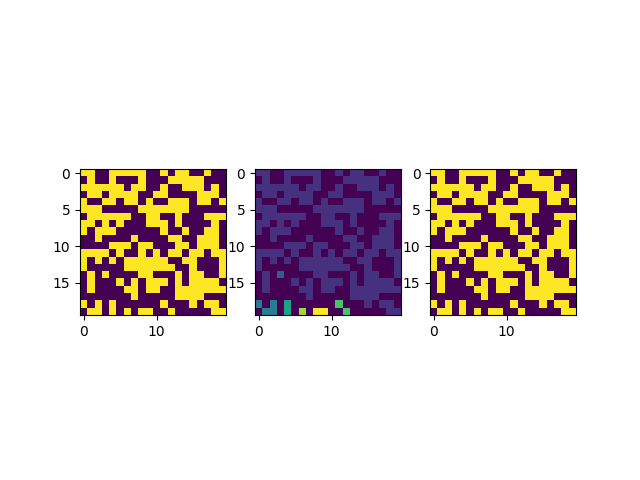

The Python source for this figure:
# two_pass.py
# 参考https://blog.csdn.net/baidu_37157624/article/details/119793111
# two_pass.py

import numpy as np
import matplotlib.pyplot as plt
from copy import deepcopy


def first_pass(g) -> list:
    graph = deepcopy(g)  # deepcopy它用于创建一个新的对象，同时将原始对象的所有内容复制到新对象中
    height = len(graph)
    width = len(graph[0])
    label = 1
    index_dict = {}
    for h in range(height):
        for w in range(width):
            if graph[h][w] == 0:
                continue
            if h == 0 and w == 0:
                graph[h][w] = label
                label += 1
                continue
            if h == 0 and graph[h][w - 1] > 0:
                graph[h][w] = graph[h][w - 1]
                continue
            if w == 0 and graph[h - 1][w] > 0:
                if graph[h - 1][w] <= graph[h - 1][min(w + 1, width - 1)]:
                    graph[h][w] = graph[h - 1][w]
                    index_dict[graph[h - 1][min(w + 1, width - 1)]] = graph[h - 1][w]
                elif graph[h - 1][min(w + 1, width - 1)] > 0:
                    graph[h][w] = graph[h - 1][min(w + 1, width - 1)]
                    index_dict[graph[h - 1][w]] = graph[h - 1][min(w + 1, width - 1)]
                continue
            if h == 0 or w == 0:
                graph[h][w] = label
                label += 1
                continue
            neighbors = [graph[h - 1][w], graph[h][w - 1], graph[h - 1][w - 1], graph[h - 1][min(w + 1, width - 1)]]
            neighbors = list(filter(lambda x: x > 0, neighbors))
            if len(neighbors) > 0:
                graph[h][w] = min(neighbors)
                for n in neighbors:
                    if n in index_dict:
                        index_dict[n] = min(index_dict[n], min(neighbors))
                    else:
                        index_dict[n] = min(neighbors)
                continue
            graph[h][w] = label
            label += 1
    return graph, index_dict


def remap(idx_dict) -> dict:
    index_dict = deepcopy(idx_dict)
    for id in idx_dict:
        idv = idx_dict[id]
        while idv in idx_dict:
            if idv == idx_dict[idv]:
                break
            idv = idx_dict[idv]
        index_dict[id] = idv
    return index_dict


def second_pass(g, index_dict) -> list:
    graph = deepcopy(g)
    height = len(graph)
    width = len(graph[0])
    for h in range(height):
        for w in range(width):
            if graph[h][w] == 0:
                continue
            if graph[h][w] in index_dict:
                graph[h][w] = index_dict[graph[h][w]]
    return graph


def flatten(g) -> list:
    graph = deepcopy(g)
    fgraph = sorted(set(list(graph.flatten())))
    flatten_dict = {}
    for i in range(len(fgraph)):
        flatten_dict[fgraph[i]] = i
    graph = second_pass(graph, flatten_dict)
    return graph


if __name__ == "__main__":
    np.random.seed(1)
    graph = np.random.choice([0, 1], size=(20, 20))  # 从中括号中的元素抽取随机数，如果是[0,0,0,1]则0出现的概率显然更大
    graph_1, idx_dict = first_pass(graph)
    idx_dict = remap(idx_dict)
    graph_2 = second_pass(graph_1, idx_dict)
    graph_3 = flatten(graph_2)
    print(graph_3)

    plt.subplot(131)
    plt.imshow(graph)
    plt.subplot(132)
    plt.imshow(graph_3)
    plt.subplot(133)
    plt.imshow(graph_3 > 0)
    plt.show()
    plt.savefig('random_bin_graph.png')